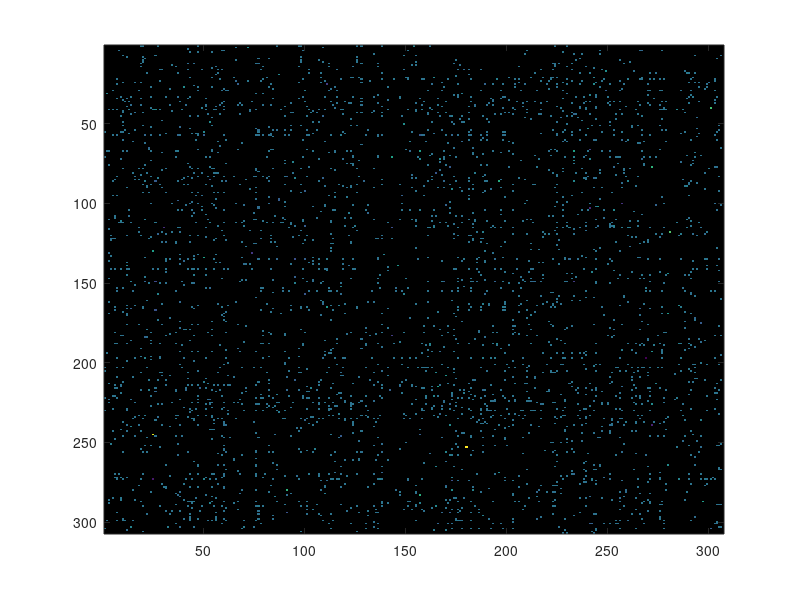

This figure's MATLAB source: (Note: this script raises an error after producing the figure.)





clear
clc
close all
 load('Fig3CD.mat')
 temp=TheOverallInfor{5, 1} 

%%
h=imagesc(temp)
set(h,'alphadata',~isnan(temp))


%%
figure
temp=abs(TheOverallInfor{5, 1});
tempp=temp./temp;
%temp(isnan(temp))=0;
[a,b]=sort(nansum(tempp,2),'descend');
h=imagesc(temp(b,b))
set(h,'alphadata',~isnan(temp(b,b)))
